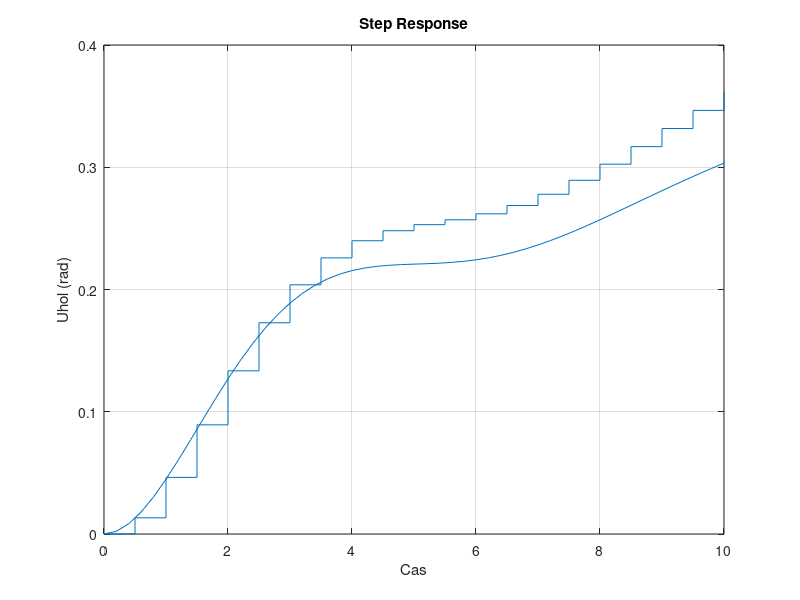

The MATLAB script that drew this image: (Note: this script raises an error after producing the figure.)
clear; clc; clf;

Ts=0.5;                       % [s] Vzorkovanie
u=0.1;                        % [rad] Vstup
x=[0 0 0]';                   % Pociatocny stav
np=5;                         % Horizont
upr=u*ones(np,1);             % Buduca sekvencia vstupov

Phi = [-0.313 56.7 0; -0.0139 -0.426 0; 0 56.7 0]; 
Gamma = [0.232; 0.0203; 0];   % Matica vstupu
C = [0 0 1];                  % Matica vystupu
b777 = ss(Phi,Gamma,C,[]);    % "Skutocna" dynamika

beta=0.0005;                  % Neistota modelu
model=ss(Phi+ones(3)*beta,Gamma+ones(3,1)*beta,C,[]);
model=c2d(model,Ts);          % Diskretizacia
A=model.a; B=model.b;         % Matice A a B disk. mod.

step(b777*u)                  % "Skutocna" odozva
hold on                       % Neprekreslovat
step(model*u)                 % Odozva modelu
axis([0 10 0 0.4])            % Nastavenie osi
grid on                       % Mriezka
xlabel('Cas')                 % Os x
ylabel('Uhol (rad)')          % Os y

[M,N]=predikcia(A,B,np);      % Predikcne matice
dlzka=20;                     % Dlzka simulacie
for i=1:dlzka                 % For cyklus
  xpr=M*x+N*upr;              % Predikcia
  stairs((i-1)*Ts,x(3),'kx-') % "Skutocny" stav
  stairs([i:i+np-1]*Ts,xpr(3:3:end,:)','o-','Color', (ones(3,1)*dlzka/(i+1))/dlzka)
  [Y,T,X]=lsim(b777,[u u],[(i-1) i]*Ts,x);      
  x=X(end,:)';                % Dalsi "Skutocny" stav
  pause                       % Cakaj
end



